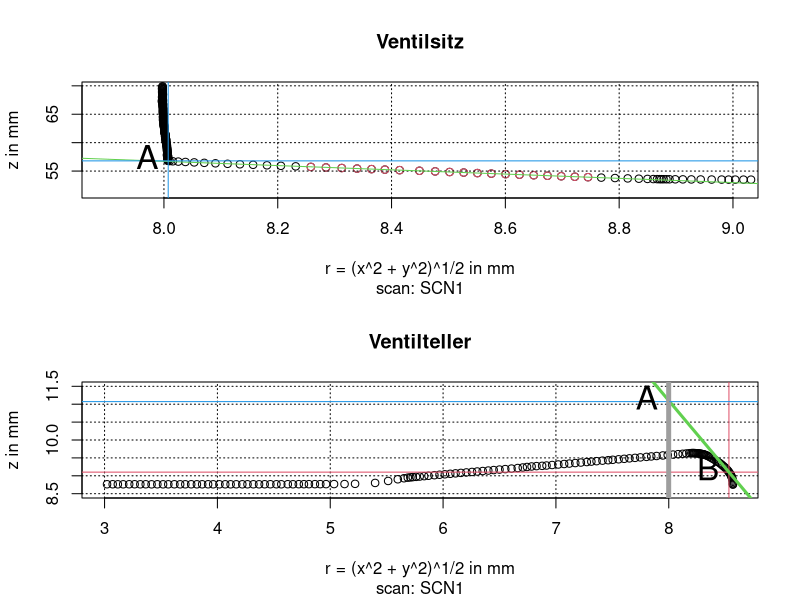
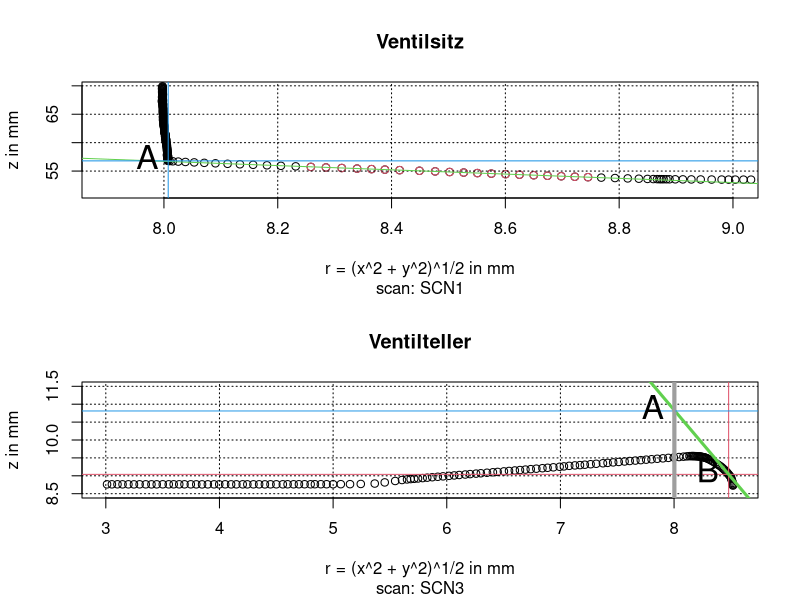
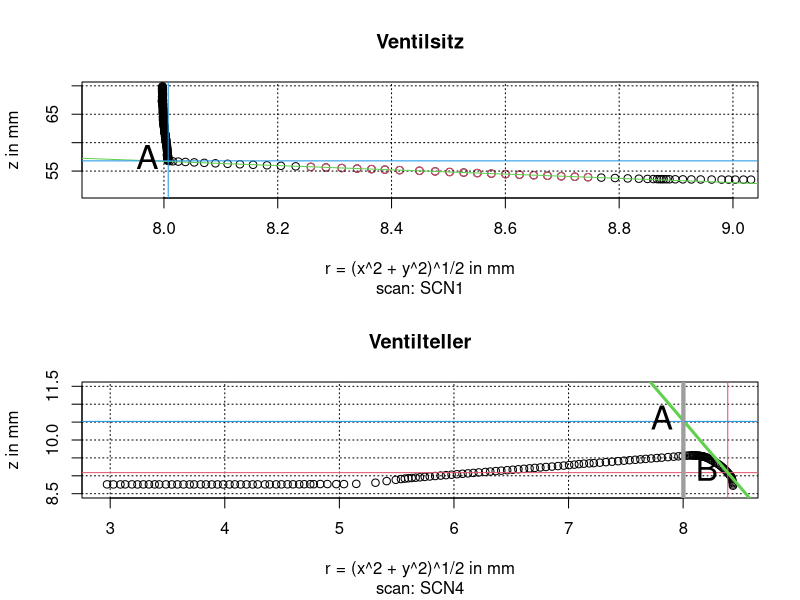
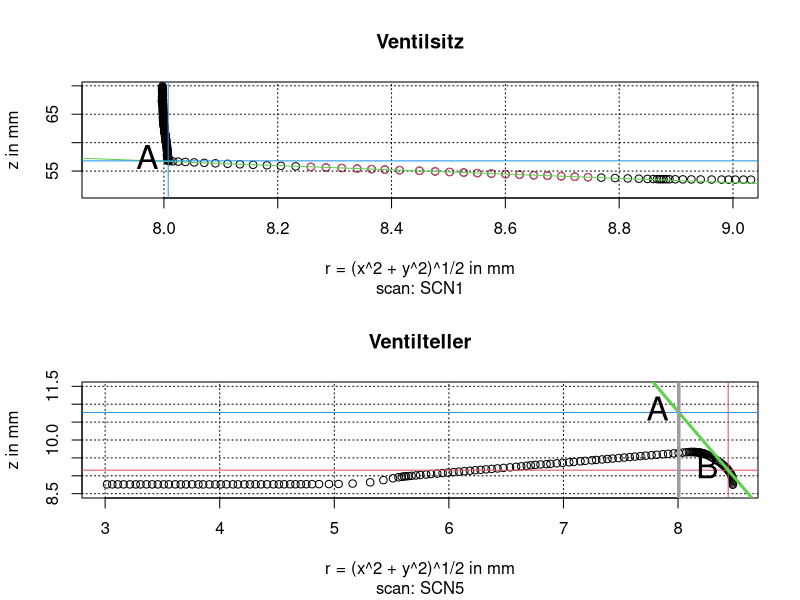
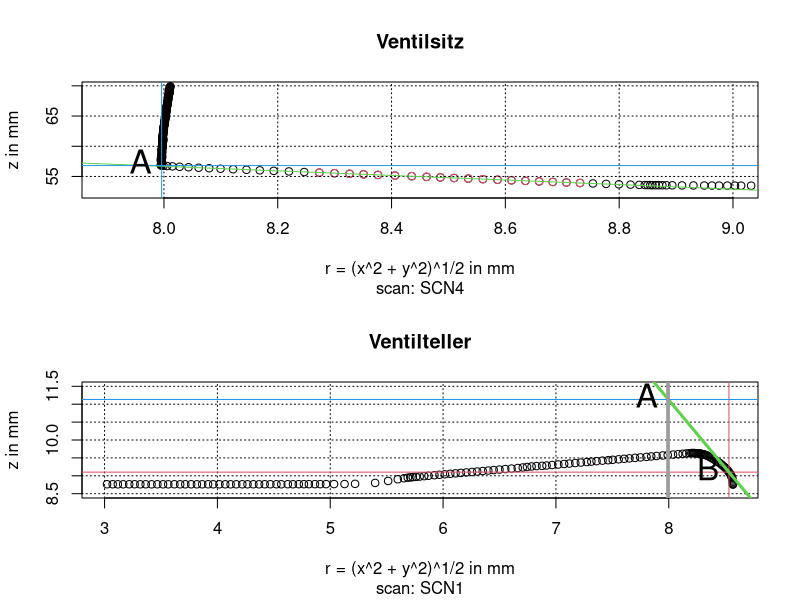
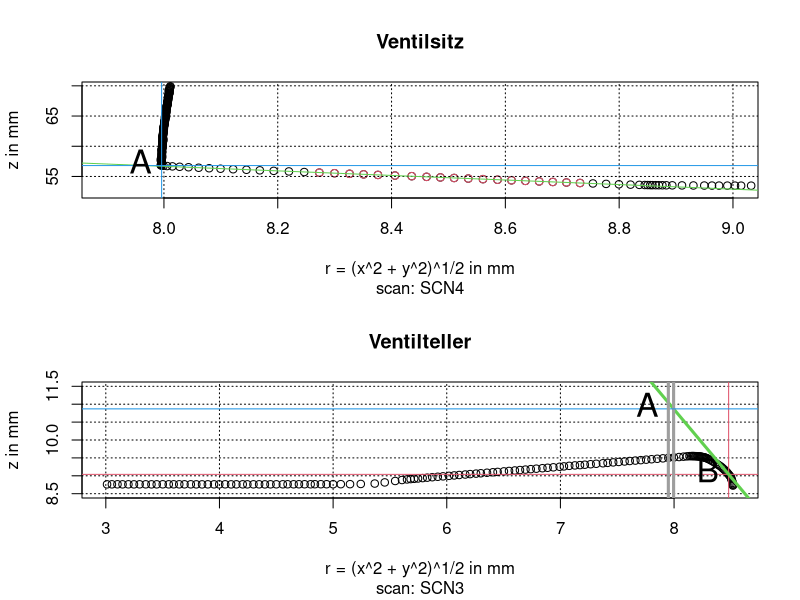
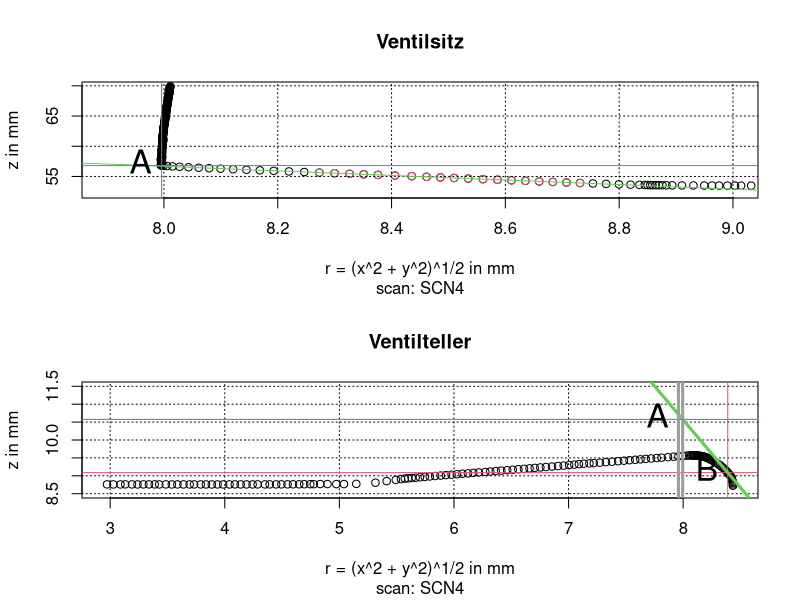
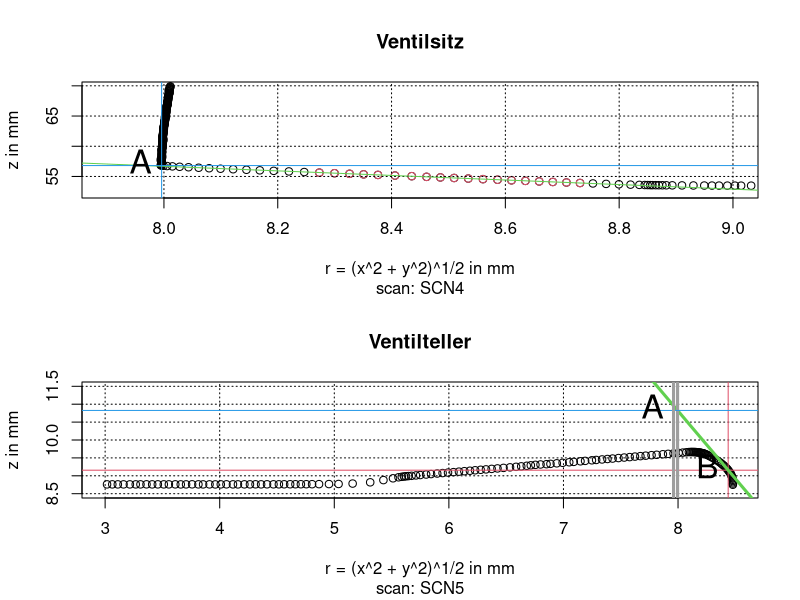

Source code (R) for these figures, in order:
par(mfrow=c(2,1))
xlab <-  "r = (x^2 + y^2)^1/2 in mm"
ylab <- "z in mm"

d.sitz <- read.table("data/ventil-sitz_1.txt"
                   , skip=2
                   , sep=" "
                   , row.names=NULL)

d.teller <- read.table("data/ventil-kreis_2.txt"
                     , skip=2
                     , sep=" "
                     , row.names=NULL)
## radiusbereich in dem die steiging des
## ventilsitzes ermittelt wird
brs <- 8.25
bre <- 8.75
## bei welchem Abstand von der ventilsitzgeraden
## hört der Sitz auf und fängt der Schaft an 
def.border <- -0.1

sn.sitz   <- c("SCN1","SCN4","SCN5")
sn.teller <- c("SCN1","SCN3","SCN4","SCN5")

v0.mat    <- matrix(ncol=length(sn.teller), nrow=length(sn.sitz))
v1.mat    <- matrix(ncol=length(sn.teller), nrow=length(sn.sitz))
v2.mat    <- matrix(ncol=length(sn.teller), nrow=length(sn.sitz))
v3.mat    <- matrix(ncol=length(sn.teller), nrow=length(sn.sitz))
scn.mat   <- matrix(ncol=length(sn.teller), nrow=length(sn.sitz))

for(l.sitz in 1:length(sn.sitz)){
    for(l.teller in 1:length(sn.teller)){

        scn.mat[l.sitz,l.teller] <- paste("sitz scan:"
                                        , sn.sitz[l.sitz]
                                        , "teller scan:"
                                        , sn.teller[l.teller] )
        
        i.sitz.1 <- which(d.sitz[,1] == sn.sitz[l.sitz])
        m.sitz   <- as.matrix(d.sitz[i.sitz.1, 3:5])
        r.sitz   <- sqrt(m.sitz[,1]^2 + m.sitz[,2]^2)
        z.sitz   <- -m.sitz[,3]
        
        i        <- which(r.sitz > brs & r.sitz < bre)
        lm.sitz  <- lm(z.sitz[i] ~ r.sitz[i])
        
        sdm      <- sd(residuals(lm.sitz))
        m.sitz   <- coefficients(lm.sitz)[2]
        c.sitz   <- coefficients(lm.sitz)[1]

        ## gerade wird benutzt, um endpunkt
        ## des Sitzes zu finden:
        ## der wird definiert wo Abstand zur Sitzgeraden > def.border wird

        j <- which(r.sitz < brs & (m.sitz*r.sitz + c.sitz - z.sitz) < def.border)
        sitz.end.pkt <- j[length(j)]

        ## v0
        ## volumen von z.sitz[sitz.end.pkt]
        ## bis z.sitz[length(z.sitz)]
        v0.range      <- sitz.end.pkt:1
        v0.zylinder.h <- diff(z.sitz[v0.range])
        v0.zylinder.r <- r.sitz[v0.range[-1]]
        
        v0 <- pi* v0.zylinder.r^2 * v0.zylinder.h
        V0 <- sum(v0)
        
        v0.mat[l.sitz,l.teller] <- V0

        i.teller.1 <- which(d.teller[,1] == sn.teller[l.teller])
        m.teller <- as.matrix(d.teller[i.teller.1,3:5])

        r.teller <- sqrt(m.teller[, 1]^2 + m.teller[, 2]^2)
        z.teller <- m.teller[, 3]

        m.teller <- diff(z.teller)/diff(r.teller)
        k <- which(m.teller < m.sitz)
        ## dichtpunkt teller
        dp.teller <- k[length(k)]

        ## mit dichtpunkt kann achsenabschnitt c
        ## der Ventilsitzgeraden berechnet werden
        c.teller <- -( m.sitz * r.teller[dp.teller] - z.teller[dp.teller])

        z.teller.sitz.endpunkt <- m.sitz * r.sitz[sitz.end.pkt] + c.teller


        ## V1
        ## von
        dp.teller
        ## bis
        sitz.end.pkt
        ## achtung:sitz.end.pkt im sitz indexsystem
        ## erst nuch auf teller indexsystem umrechnenen:
        teller.end.pkt <- which(r.teller < r.sitz[sitz.end.pkt])[1]


        v1.range <- dp.teller:teller.end.pkt
        ## radien der Hohlzylinder
        v1.radien.teller <- r.teller[v1.range]

        v1.zylinder.h <-(m.sitz*v1.radien.teller + c.teller) - z.teller[v1.range]
        v1.zylinder.r <- r.teller[v1.range]

        N <- length(v1.zylinder.h)
        i1 <- seq(2,N)
        i2 <- seq(1,N-1)
        v1 <- pi *(v1.zylinder.r[i2]^2 - v1.zylinder.r[i1]^2)*(v1.zylinder.h[i1] + v1.zylinder.h[i1])/2

        V1 <- sum(v1)

        v1.mat[l.sitz,l.teller] <- V1

        ## V2
        ## von
        teller.end.pkt
        ## bis
        length(z.teller)
        v2.range <- teller.end.pkt:length(z.teller)
        v2.zylinder.h <- z.teller.sitz.endpunkt - z.teller[v2.range]
        v2.zylinder.r <- r.teller[v2.range]

        N <- length(v2.zylinder.h)
        i1 <- seq(2,N)
        i2 <- seq(1,N-1)

        v2 <- pi *(v2.zylinder.r[i2]^2 - v2.zylinder.r[i1]^2)*(v2.zylinder.h[i1] + v2.zylinder.h[i1])/2

        V2 <- sum(v2)

        v2.mat[l.sitz,l.teller] <- V2

        ## v3
        ## einfacher Zylinder
        V3 <- pi*r.teller[length(z.teller)]^2*v2.zylinder.h[N]

        v3.mat[l.sitz,l.teller] <- V3

        plot(r.sitz,z.sitz
           , xlim=c(7.9,9)
           , xlab = xlab
           , ylab = ylab
           , main="Ventilsitz"  
           , sub=paste("scan:", sn.sitz[l.sitz]))
        points(r.sitz[i], z.sitz[i], col=2)

        grid(col=1)
        abline(lm.sitz, col=3)

        abline(v=r.sitz[sitz.end.pkt], col=4)
        abline(h=z.sitz[sitz.end.pkt], col=4)
        text(r.sitz[sitz.end.pkt], z.sitz[sitz.end.pkt], "A", pos=2, cex=2)


        plot(r.teller, z.teller
           , ylim=c(8.5,11.5)
           , xlab = xlab
           , ylab = ylab
           , main="Ventilteller"
           , sub=paste("scan:", sn.teller[l.teller])
             )
        grid(col=1)
        abline(h=z.teller[dp.teller], col=2)
        abline(v=r.teller[dp.teller], col=2)
        text(r.teller[dp.teller], z.teller[dp.teller], "B", pos=2, cex=2)

        abline(a=c.teller, b = m.sitz, col=3, lwd=3)
        abline(v=r.sitz[sitz.end.pkt], col=8, lwd=3)

        abline(h= z.teller.sitz.endpunkt, col=4)
        abline(v=r.teller[teller.end.pkt], col=8, lwd=3)
        text(r.teller[teller.end.pkt], z.teller.sitz.endpunkt, "A", pos=2, cex=2)

    }
}